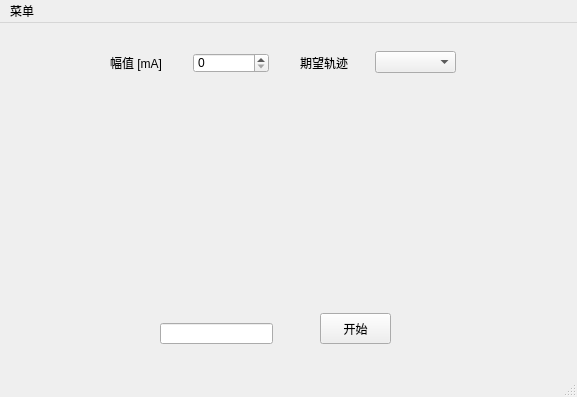
<?xml version="1.0" encoding="UTF-8"?>
<ui version="4.0">
 <class>MainWindow</class>
 <widget class="QMainWindow" name="MainWindow">
  <property name="geometry">
   <rect>
    <x>0</x>
    <y>0</y>
    <width>577</width>
    <height>397</height>
   </rect>
  </property>
  <property name="windowTitle">
   <string>电刺激仪闭环控制</string>
  </property>
  <widget class="QWidget" name="centralWidget">
   <widget class="QStackedWidget" name="currentPage">
    <property name="geometry">
     <rect>
      <x>10</x>
      <y>10</y>
      <width>551</width>
      <height>331</height>
     </rect>
    </property>
    <property name="currentIndex">
     <number>1</number>
    </property>
    <widget class="QWidget" name="page">
     <widget class="QComboBox" name="comBox">
      <property name="geometry">
       <rect>
        <x>70</x>
        <y>40</y>
        <width>69</width>
        <height>22</height>
       </rect>
      </property>
     </widget>
     <widget class="QPushButton" name="rectPulse">
      <property name="geometry">
       <rect>
        <x>140</x>
        <y>210</y>
        <width>81</width>
        <height>31</height>
       </rect>
      </property>
      <property name="text">
       <string>矩形波</string>
      </property>
     </widget>
     <widget class="QPushButton" name="connect">
      <property name="geometry">
       <rect>
        <x>160</x>
        <y>40</y>
        <width>75</width>
        <height>23</height>
       </rect>
      </property>
      <property name="text">
       <string>连接</string>
      </property>
     </widget>
     <widget class="QPushButton" name="singlePulse">
      <property name="geometry">
       <rect>
        <x>40</x>
        <y>210</y>
        <width>71</width>
        <height>31</height>
       </rect>
      </property>
      <property name="text">
       <string>单脉冲</string>
      </property>
     </widget>
     <widget class="QCheckBox" name="isCollection">
      <property name="geometry">
       <rect>
        <x>350</x>
        <y>220</y>
        <width>111</width>
        <height>21</height>
       </rect>
      </property>
      <property name="text">
       <string>采集角度数据</string>
      </property>
     </widget>
     <widget class="QWidget" name="layoutWidget">
      <property name="geometry">
       <rect>
        <x>300</x>
        <y>90</y>
        <width>161</width>
        <height>81</height>
       </rect>
      </property>
      <layout class="QGridLayout" name="gridLayout">
       <item row="0" column="0">
        <widget class="QLabel" name="label">
         <property name="text">
          <string>幅值 [mA]</string>
         </property>
        </widget>
       </item>
       <item row="0" column="1">
        <widget class="QSpinBox" name="sCurrent">
         <property name="maximum">
          <number>50</number>
         </property>
        </widget>
       </item>
       <item row="1" column="0">
        <widget class="QLabel" name="label_2">
         <property name="text">
          <string>脉宽 [us]</string>
         </property>
        </widget>
       </item>
       <item row="1" column="1">
        <widget class="QSpinBox" name="sWidth">
         <property name="minimum">
          <number>20</number>
         </property>
         <property name="maximum">
          <number>500</number>
         </property>
         <property name="value">
          <number>100</number>
         </property>
        </widget>
       </item>
       <item row="2" column="0">
        <widget class="QLabel" name="label_5">
         <property name="text">
          <string>持续时间 [s]</string>
         </property>
        </widget>
       </item>
       <item row="2" column="1">
        <widget class="QSpinBox" name="stimulationTime">
         <property name="maximum">
          <number>100</number>
         </property>
         <property name="value">
          <number>3</number>
         </property>
        </widget>
       </item>
      </layout>
     </widget>
     <widget class="QWidget" name="layoutWidget">
      <property name="geometry">
       <rect>
        <x>50</x>
        <y>110</y>
        <width>211</width>
        <height>51</height>
       </rect>
      </property>
      <layout class="QGridLayout" name="gridLayout_2">
       <item row="0" column="0">
        <widget class="QLabel" name="label_11">
         <property name="text">
          <string/>
         </property>
         <property name="pixmap">
          <pixmap resource="channels.qrc">:/images/pic/1.bmp</pixmap>
         </property>
        </widget>
       </item>
       <item row="0" column="1">
        <widget class="QLabel" name="label_9">
         <property name="text">
          <string>&lt;html&gt;&lt;head/&gt;&lt;body&gt;&lt;p&gt;&lt;img src=&quot;:/images/pic/2.bmp&quot;/&gt;&lt;/p&gt;&lt;/body&gt;&lt;/html&gt;</string>
         </property>
        </widget>
       </item>
       <item row="0" column="2">
        <widget class="QLabel" name="label_10">
         <property name="text">
          <string>&lt;html&gt;&lt;head/&gt;&lt;body&gt;&lt;p&gt;&lt;img src=&quot;:/images/pic/3.bmp&quot;/&gt;&lt;/p&gt;&lt;/body&gt;&lt;/html&gt;</string>
         </property>
        </widget>
       </item>
       <item row="0" column="3">
        <widget class="QLabel" name="label_14">
         <property name="text">
          <string>&lt;html&gt;&lt;head/&gt;&lt;body&gt;&lt;p&gt;&lt;img src=&quot;:/images/pic/4.bmp&quot;/&gt;&lt;/p&gt;&lt;/body&gt;&lt;/html&gt;</string>
         </property>
        </widget>
       </item>
       <item row="0" column="4">
        <widget class="QLabel" name="label_13">
         <property name="text">
          <string>&lt;html&gt;&lt;head/&gt;&lt;body&gt;&lt;p&gt;&lt;img src=&quot;:/images/pic/5.bmp&quot;/&gt;&lt;/p&gt;&lt;/body&gt;&lt;/html&gt;</string>
         </property>
        </widget>
       </item>
       <item row="0" column="5">
        <widget class="QLabel" name="label_8">
         <property name="text">
          <string>&lt;html&gt;&lt;head/&gt;&lt;body&gt;&lt;p&gt;&lt;img src=&quot;:/images/pic/6.bmp&quot;/&gt;&lt;/p&gt;&lt;/body&gt;&lt;/html&gt;</string>
         </property>
        </widget>
       </item>
       <item row="0" column="6">
        <widget class="QLabel" name="label_15">
         <property name="text">
          <string>&lt;html&gt;&lt;head/&gt;&lt;body&gt;&lt;p&gt;&lt;img src=&quot;:/images/pic/7.bmp&quot;/&gt;&lt;/p&gt;&lt;/body&gt;&lt;/html&gt;</string>
         </property>
        </widget>
       </item>
       <item row="0" column="7">
        <widget class="QLabel" name="label_12">
         <property name="text">
          <string>&lt;html&gt;&lt;head/&gt;&lt;body&gt;&lt;p&gt;&lt;img src=&quot;:/images/pic/8.bmp&quot;/&gt;&lt;/p&gt;&lt;/body&gt;&lt;/html&gt;</string>
         </property>
        </widget>
       </item>
       <item row="1" column="0">
        <widget class="QRadioButton" name="radioButton_1">
         <property name="text">
          <string/>
         </property>
         <property name="checked">
          <bool>true</bool>
         </property>
         <attribute name="buttonGroup">
          <string notr="true">buttonGroup</string>
         </attribute>
        </widget>
       </item>
       <item row="1" column="1">
        <widget class="QRadioButton" name="radioButton_2">
         <property name="text">
          <string/>
         </property>
         <attribute name="buttonGroup">
          <string notr="true">buttonGroup</string>
         </attribute>
        </widget>
       </item>
       <item row="1" column="2">
        <widget class="QRadioButton" name="radioButton_3">
         <property name="text">
          <string/>
         </property>
         <attribute name="buttonGroup">
          <string notr="true">buttonGroup</string>
         </attribute>
        </widget>
       </item>
       <item row="1" column="3">
        <widget class="QRadioButton" name="radioButton_4">
         <property name="text">
          <string/>
         </property>
         <attribute name="buttonGroup">
          <string notr="true">buttonGroup</string>
         </attribute>
        </widget>
       </item>
       <item row="1" column="4">
        <widget class="QRadioButton" name="radioButton_5">
         <property name="text">
          <string/>
         </property>
         <attribute name="buttonGroup">
          <string notr="true">buttonGroup</string>
         </attribute>
        </widget>
       </item>
       <item row="1" column="5">
        <widget class="QRadioButton" name="radioButton_6">
         <property name="text">
          <string/>
         </property>
         <attribute name="buttonGroup">
          <string notr="true">buttonGroup</string>
         </attribute>
        </widget>
       </item>
       <item row="1" column="6">
        <widget class="QRadioButton" name="radioButton_7">
         <property name="text">
          <string/>
         </property>
         <attribute name="buttonGroup">
          <string notr="true">buttonGroup</string>
         </attribute>
        </widget>
       </item>
       <item row="1" column="7">
        <widget class="QRadioButton" name="radioButton_8">
         <property name="text">
          <string/>
         </property>
         <attribute name="buttonGroup">
          <string notr="true">buttonGroup</string>
         </attribute>
        </widget>
       </item>
      </layout>
     </widget>
     <widget class="QPushButton" name="sineWave">
      <property name="geometry">
       <rect>
        <x>250</x>
        <y>210</y>
        <width>71</width>
        <height>31</height>
       </rect>
      </property>
      <property name="text">
       <string>正弦波</string>
      </property>
     </widget>
     <widget class="QSpinBox" name="sine_1">
      <property name="geometry">
       <rect>
        <x>170</x>
        <y>290</y>
        <width>42</width>
        <height>22</height>
       </rect>
      </property>
      <property name="minimum">
       <number>100</number>
      </property>
      <property name="maximum">
       <number>500</number>
      </property>
      <property name="value">
       <number>300</number>
      </property>
     </widget>
     <widget class="QSpinBox" name="sine_2">
      <property name="geometry">
       <rect>
        <x>240</x>
        <y>290</y>
        <width>42</width>
        <height>22</height>
       </rect>
      </property>
      <property name="maximum">
       <number>200</number>
      </property>
      <property name="value">
       <number>50</number>
      </property>
     </widget>
     <widget class="QDoubleSpinBox" name="sine_3">
      <property name="geometry">
       <rect>
        <x>320</x>
        <y>290</y>
        <width>62</width>
        <height>22</height>
       </rect>
      </property>
      <property name="value">
       <double>6.280000000000000</double>
      </property>
     </widget>
     <widget class="QLabel" name="label_16">
      <property name="geometry">
       <rect>
        <x>170</x>
        <y>270</y>
        <width>31</width>
        <height>16</height>
       </rect>
      </property>
      <property name="text">
       <string>偏差</string>
      </property>
     </widget>
     <widget class="QLabel" name="label_17">
      <property name="geometry">
       <rect>
        <x>240</x>
        <y>270</y>
        <width>31</width>
        <height>16</height>
       </rect>
      </property>
      <property name="text">
       <string>幅值</string>
      </property>
     </widget>
     <widget class="QLabel" name="label_18">
      <property name="geometry">
       <rect>
        <x>330</x>
        <y>270</y>
        <width>31</width>
        <height>16</height>
       </rect>
      </property>
      <property name="text">
       <string>周期</string>
      </property>
     </widget>
     <widget class="QLabel" name="label_19">
      <property name="geometry">
       <rect>
        <x>90</x>
        <y>270</y>
        <width>61</width>
        <height>41</height>
       </rect>
      </property>
      <property name="text">
       <string>正弦函数
参数设定</string>
      </property>
     </widget>
    </widget>
    <widget class="QWidget" name="page_3">
     <widget class="QPushButton" name="ControlStart">
      <property name="geometry">
       <rect>
        <x>310</x>
        <y>280</y>
        <width>71</width>
        <height>31</height>
       </rect>
      </property>
      <property name="text">
       <string>开始</string>
      </property>
     </widget>
     <widget class="QCustomPlot" name="customPlot" native="true">
      <property name="geometry">
       <rect>
        <x>40</x>
        <y>60</y>
        <width>481</width>
        <height>191</height>
       </rect>
      </property>
     </widget>
     <widget class="QLineEdit" name="lineEdit">
      <property name="geometry">
       <rect>
        <x>150</x>
        <y>290</y>
        <width>113</width>
        <height>21</height>
       </rect>
      </property>
     </widget>
     <widget class="QSpinBox" name="sCurrent_2">
      <property name="geometry">
       <rect>
        <x>183</x>
        <y>20</y>
        <width>76</width>
        <height>20</height>
       </rect>
      </property>
      <property name="maximum">
       <number>50</number>
      </property>
     </widget>
     <widget class="QLabel" name="label_6">
      <property name="geometry">
       <rect>
        <x>100</x>
        <y>20</y>
        <width>77</width>
        <height>20</height>
       </rect>
      </property>
      <property name="text">
       <string>幅值 [mA]</string>
      </property>
     </widget>
     <widget class="QLabel" name="label_7">
      <property name="geometry">
       <rect>
        <x>290</x>
        <y>20</y>
        <width>51</width>
        <height>20</height>
       </rect>
      </property>
      <property name="text">
       <string>期望轨迹</string>
      </property>
     </widget>
     <widget class="QComboBox" name="desiredTrajectory">
      <property name="geometry">
       <rect>
        <x>365</x>
        <y>18</y>
        <width>81</width>
        <height>22</height>
       </rect>
      </property>
     </widget>
    </widget>
    <widget class="QWidget" name="page_2">
     <widget class="QCustomPlot" name="anglePlot" native="true">
      <property name="geometry">
       <rect>
        <x>10</x>
        <y>60</y>
        <width>251</width>
        <height>201</height>
       </rect>
      </property>
     </widget>
     <widget class="QCustomPlot" name="widthPlot" native="true">
      <property name="geometry">
       <rect>
        <x>300</x>
        <y>60</y>
        <width>251</width>
        <height>201</height>
       </rect>
      </property>
     </widget>
     <widget class="QLabel" name="label_3">
      <property name="geometry">
       <rect>
        <x>110</x>
        <y>30</y>
        <width>31</width>
        <height>16</height>
       </rect>
      </property>
      <property name="text">
       <string>角度</string>
      </property>
     </widget>
     <widget class="QLabel" name="label_4">
      <property name="geometry">
       <rect>
        <x>410</x>
        <y>30</y>
        <width>31</width>
        <height>16</height>
       </rect>
      </property>
      <property name="text">
       <string>脉宽</string>
      </property>
     </widget>
    </widget>
   </widget>
  </widget>
  <widget class="QMenuBar" name="menuBar">
   <property name="geometry">
    <rect>
     <x>0</x>
     <y>0</y>
     <width>577</width>
     <height>23</height>
    </rect>
   </property>
   <widget class="QMenu" name="menu">
    <property name="title">
     <string>菜单</string>
    </property>
    <addaction name="action"/>
    <addaction name="action_2"/>
    <addaction name="action_3"/>
   </widget>
   <addaction name="menu"/>
  </widget>
  <widget class="QStatusBar" name="statusBar"/>
  <action name="action">
   <property name="text">
    <string>电刺激页面</string>
   </property>
  </action>
  <action name="action_3">
   <property name="text">
    <string>数据显示页面</string>
   </property>
  </action>
  <action name="action_2">
   <property name="text">
    <string>闭环控制页面</string>
   </property>
  </action>
 </widget>
 <layoutdefault spacing="6" margin="11"/>
 <customwidgets>
  <customwidget>
   <class>QCustomPlot</class>
   <extends>QWidget</extends>
   <header>qcustomplot.h</header>
   <container>1</container>
  </customwidget>
 </customwidgets>
 <resources>
  <include location="channels.qrc"/>
 </resources>
 <connections/>
 <buttongroups>
  <buttongroup name="buttonGroup"/>
 </buttongroups>
</ui>
